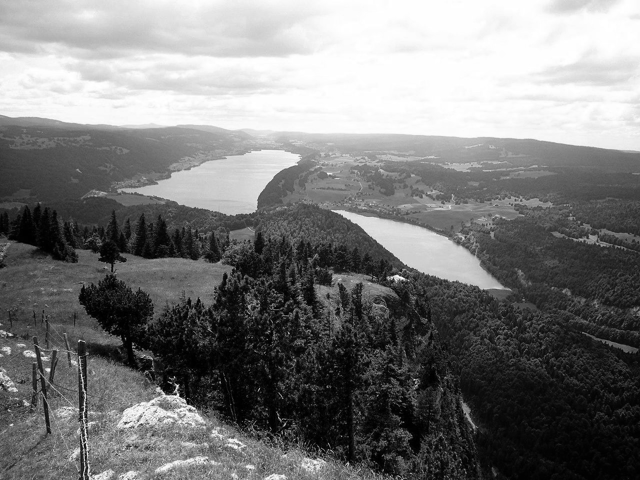
#> input picture 1_Pixel_Fourier_Lab/images/joux.tif, 640 x 480 px; the run also reads 1 picture not shown here
$ jupyter execute --allow-errors 1_Pixelwise_Operations.ipynb   (shell and % lines are left out)
#> lines starting #> are read from the running program, lines starting #| are printed output that depends on the picture
</td>
<h2 style="white-space: nowrap">Image Processing Laboratory Notebooks</h2>
<hr style="clear:both">
<p style="font-size:0.85em; margin:2px; text-align:justify">
This Juypter notebook is part of a series of computer laboratories which are designed
to teach image-processing programming; they are running on the EPFL's Noto server. They are the practical complement of the theoretical lectures of the EPFL's Master course <b>Image Processing I</b>
(<a href="https://moodle.epfl.ch/course/view.php?id=522">MICRO-511</a>) taught by Prof. M. Unser and Prof. D. Van de Ville.
</p>
<p style="font-size:0.85em; margin:2px; text-align:justify">
The project is funded by the Center for Digital Education and the School of Engineering. It is owned by the <a href="http://bigwww.epfl.ch/">Biomedical Imaging Group</a>.
The distribution or the reproduction of the notebook is strictly prohibited without the written consent of the authors.  &copy; EPFL 2022.
</p>
<p style="font-size:0.85em; margin:0px"><b>Authors</b>:
    <a href="mailto:pol.delaguilapla@epfl.ch">Pol del Aguila Pla</a>,
    <a href="mailto:kay.lachler@epfl.ch">Kay Lächler</a>,
    <a href="mailto:alejandro.nogueronaramburu@epfl.ch">Alejandro Noguerón Arámburu</a>, and
    <a href="mailto:daniel.sage@epfl.ch">Daniel Sage</a>.
</p>
<hr style="clear:both">
<h1>Lab 1.1: Pixel-wise operations</h1>
<div style="background-color:#F0F0F0;padding:4px">
    <p style="margin:4px;"><b>Released</b>: Thursday October 6, 2022</p>
    <p style="margin:4px;"><b>Submission</b>: <span style="color:red">Friday October 14, 2022</span> (before 25:59) on <a href="https://moodle.epfl.ch/course/view.php?id=522">Moodle</a></p>
    <!--number of points is sum of both parts of the lab -->
    <p style="margin:4px;"><b>Grade weight</b>: Lab 1 (16 points), 9% of the overall grade</p>
    <p style="margin:4px;"><b>Related lectures</b>: Chapters 1 and 2</p>
</div>

### Student Name:
### SCIPER:

Double-click on this cell and fill your name and SCIPER number. Then, run the cell below to verify your identity in Noto and set the seed for random results.

[cell 1]
import getpass
# This line recovers your camipro number to mark the images with your ID
uid = int(getpass.getuser().split('-')[2]) if len(getpass.getuser().split('-')) > 2 else ord(getpass.getuser()[0])
print(f'SCIPER: {uid}')

### Imports
In the next cell we import the python libraries that we will use throughout the lab, as well as the `ImageViewer` class (Python package developed specifically for these laboratories, see documentation [here](https://github.com/Biomedical-Imaging-Group/interactive-kit/wiki/Image-Viewer), or run the python command `help(viewer)` after loading the class):
* [`matplotlib.pyplot`](https://matplotlib.org), to display images,
* [`ipywidgets`](https://ipywidgets.readthedocs.io/en/latest/), to make the image display interactive, and
* [`numpy`](https://numpy.org/doc/stable/reference/), for mathematical operations on arrays.

Finally, we load the images used in this lab. Note that we will use the [OpenCV](https://opencv.org/) library for loading the images, and then we will make sure that it is of type `float64`, for higher accuracy during operations.

Run the next cell to get your notebook ready.
<div class=" alert alert-danger">

<b>Note:</b> Always run the two import cells below before starting to work on the notebook.
</div>

[cell 2]

# Configure plotting as dynamic

# Import required packages for this lab
import matplotlib.pyplot as plt
import ipywidgets as widgets
import numpy as np
import cv2 as cv
from interactive_kit import imviewer as viewer

# Loading images
joux = cv.imread("images/joux.tif", cv.IMREAD_UNCHANGED).astype('float64')
# We import module io to import tif images as slices
from skimage import io
c_elegans = io.imread("images/c-elegans.tif")

#> (a cell that did not finish here is left out)

# Pixel-wise operations (9 points)

In this laboratory you will learn the basics of pixel-wise image processing by performing simple operations that apply at pixel level. This has many practical applications such as image normalization, colorization, and just to get information of an image. However, part of the goal of this laboratory is for you to feel comfortable with the process of accessing pixels of an image. Therefore, the laboratory will be mostly in *JavaScript*, and then we will use *Python* for a few applications.

## <a id="ToC_1_Pixelwise_operations"></a>Table of contents
1. [Vignetting](#1.-Vignetting-(2-points))
    1. [Vignetting in JavaScript](#1.A.-Vignetting-in-JavaScript-(1-point)) **(1 point)**
    2. [Vignetting in Python](#1.B.-Vignetting-in-Python-(2-points)) **(2 points)**
2. [Image normalization](#2.-Image-normalization-(6-points))
    1. [Pixelwise normalization](#2.A.-Pixelwise-normalization-(4-points)) **(4 points)**
    2. [Normalization in Python](#2.B.-Normalization-in-Python-(2-points)) **(2 points)**

<div class=" alert alert-danger">

<b>Important:</b> Each cell that contains code begins with <code>%use sos</code> or <code>%use javascript</code>. This indicates if the code in this specific cell should be executed in Python or JavaScript. Do not change or remove any lines of code that begin with an <code>%</code>. They need to be on the first line of each cell!

</div>

### Visualize Images
Feel free to get familiar now with the images that you are going to use. Run the next cell and use `Next` / `Prev` to cycle through the images.

[cell 4]
# Display the hrct image to find hidden information
plt.close("all")
#> (the rest of this cell did not finish here and is left out)

# 1. Vignetting (3 points)
[Back to table of contents](#ToC_1_Pixelwise_operations)

Vignetting is the attenuation of the brightness at the border of an image, which leaves an unaffected circular region (or *hole*) in the middle of the image. It is well-known in photography as it used to be an unintended effect due to lens limitation. However, nowadays it can be considered decorative.

## 1.A. Vignetting in JavaScript (1 point)
[Back to table of contents](#ToC_1_Pixelwise_operations)

We propose here to add this effect to a picture. To this end, the input image will be multiplied by a vignetting function $v(r)$, $r$ being the normalized distance from the center of the image. It is defined as follows ($n_x$ and $n_y$ are the size of the image, $x_c$ and $y_c$ define the location of the center pixel of the image):

$$v(r)=1-\frac{\alpha}{1+e^{-k(r-\frac{h}{2})}},\;\;\text{where}\;\; r^2(x,y)=\frac{(x-x_c)^2}{n_x^2}+\frac{(y-y_c)^2}{n_y^2}$$

If you look at the function more closely, you can see that there are three parameters that allow us to tune the vignetting effect: $h$, $k$ and $\alpha$.

<div class='alert alert-success'>
    <b>Note:</b> Take a second to understand the formula. In Jupyter and using Python tools, $v(r)$ can have any value. In analog photography, it is limited to nonnegative values. What are the conditions, if any, on $h$, $k$ and $\alpha$ to fulfill this constraint?
</div>

In the cell below, <b>for 1 point</b>, complete the function <code>vignette(img, h, k, alpha)</code> that multiplies all pixels of the input image by the vignetting function. The three parameters $h$, $k$, and $\alpha$ are provided as parameters to the function.

<div class='alert alert-info'>
    <b>Hint:</b> You can use <code>Math.exp</code> as the exponential function and <code>Math.sqrt</code> as the square-root function in JavaScript. For elevating a number to a power, you could use <code>Math.pow</code>. However, for the last one you can find a much simpler operand...
</div>

#> (a cell that did not finish here is left out)

In the next cell we will perform a very basic sanity check, by applying the <code>vignette</code> function on a blank (all pixels are $255$) image and checking the minimum and maximum values of the vignetting effect. Since we use $\alpha=0.6$, the minimum value should be $(1 - 0.6) * 255 = 102$, and because we use a large $h$ as well as $k \ne 0$, the maximum value should be $255$.

Run the cell below to check that this is the case. Be aware that even if your function passes the sanity checks, this does not mean that it is correct.

#> (a cell that did not finish here is left out)

In the next cell we will visualize the vignette effect that your function produced on the blank image, which should help you to find issues if there are any.

[cell 7]

plt.close('all')
#> (the rest of this cell did not finish here and is left out)

## 1.B. Vignetting in Python (2 points)
[Back to table of contents](#ToC_1_Pixelwise_operations)

Now that you implemented the low-level version of the vignetting function, we will show you how to do it in a higher-level language like python. For this we simply define the function for $r(x, y)$ and $v(r)$ and then we can use <code>[np.fromfunction](https://numpy.org/doc/stable/reference/generated/numpy.fromfunction.html)</code> to evaluate the function over the entire image. Run the cell below to define the python version of the <code>vignette</code> function, which we will use to test your JavaScript function.

[cell 8]
# Function that applies the vignette effect on an image
def vignette(img, h, k, alpha):
    # Center pixel
#> called with h = 0.85, k = 200, alpha = 0.4
    y_c, x_c = np.array(img.shape) // 2
    # Define functions for r and v
    r_func = lambda x, y: np.sqrt((x-x_c)**2/img.shape[1]**2 + (y-y_c)**2/img.shape[0]**2)
    v_func = lambda y, x: 1 - alpha / (1 + np.exp(-k*(r_func(x, y) - (h/2))))
    # Evaluate the functions to generate v(r)
    v = np.fromfunction(v_func, img.shape)
    return img * v
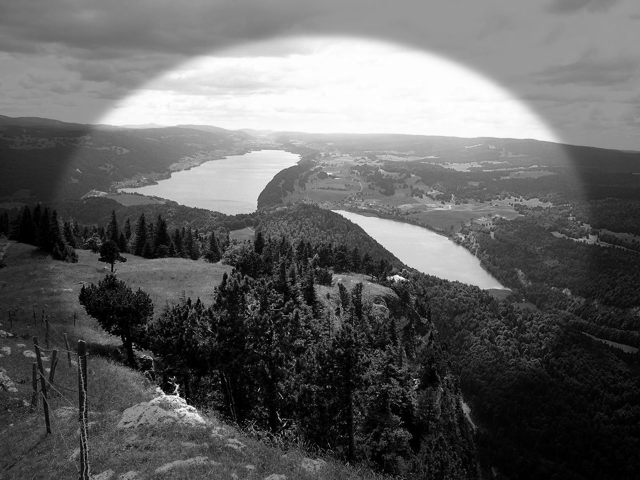
#> returned value: shape (480, 640) float64; min 0, max 255, mean 98.8

# Run the function of the joux image
joux_vignette = vignette(joux, 0.85, 200, 0.4)

Now to compare your function to the Python one, we run both functions with the same parameters on the image `joux`. Run the next two cells to run the function and display the two results.

<div class = 'alert alert-warning'>
<b>Note</b>: If your function is not correct, the <code>viewer</code> will display some regions in <b>red</b>. These regions represent the differences between the two images. Use that information to find where your implementation might have gone wrong.
</div>

#> (a cell that did not finish here is left out)

#> (a cell that did not finish here is left out)

Now it's time to get a better understanding of what effect each of the parameters of the <code>vignette</code> function has on the final result. To this end, we create an interactive widget where you can play around with the three different parameters and directly see how the image changes as you change the parameters. Run the next cell to generate the interactive viewer, click on <code>Extra Widgets</code> to get access to the sliders and button and play around with the parameters to answer the upcoming MCQs.

[cell 11]
# Define sliders and button
h_slider = widgets.FloatSlider(value=0.5, min=0, max=1, step=0.01, description='h')
k_slider = widgets.FloatSlider(value=150, min=0, max=300, step=1, description='k')
alpha_slider = widgets.FloatSlider(value=0.5, min=0, max=1, step=0.01, description=r'$\alpha$')
button = widgets.Button(description='Apply Vignette')

# Callback function that applies the vignette effect
def vignette_callback(img):
    return vignette(img, h_slider.value, k_slider.value, alpha_slider.value)

plt.close('all')
#> (the rest of this cell did not finish here and is left out)

### Multple Choice Questions

For **two points (0.5 points each)**, answer the next four multiple choice questions. Hint: Apart from experimenting with the `viewer` above, refer to [the formula](#1.A.-Vignetting-in-JavaScript-(1-point)) and understand all its parameters!

* Q1: What does the parameter $h$ control?

1. The attenuation at the border.
2. The size of the hole (circular, unaffected region).
3. The shape of the hole.
3. The slope index controlling the fading.

In the next cell, assign your choice to the variable <code>answer</code>. Then, run the cell after that one to verify that your answer is valid.

[cell 12]
# Modify the variable below to reflect your choice
answer = None
# YOUR CODE HERE

[cell 13]
# Check that the answer is in the correct range
if not answer in [1, 2, 3, 4]:
    print('WARNING!!\nPossible answers are 1, 2, 3 or 4.')

* Q2: What does the parameter $k$ control?

1. The attenuation at the border.
2. The size of the hole.
3. The shape of the hole.
4. The slope index controlling the fading.

In the next cell, assign your choice to the variable <code>answer</code>.

[cell 14]
# Modify the variable below to reflect your choice
answer = None
# YOUR CODE HERE

[cell 15]
# Check that the answer is in the correct range
if not answer in [1, 2, 3, 4]:
    print('WARNING!!\nPossible answers are 1, 2, 3 or 4.')

* Q3: What does the parameter $\alpha$ control?

1. The attenuation at the border.
2. The size of the hole.
3. The shape of the hole.
4. The slope index controlling the fading.

In the next cell, assign your choice to the variable <code>answer</code>.

[cell 16]
# Modify the variable below to reflect your choice
answer = None
# YOUR CODE HERE

[cell 17]
# Check that the answer is in the correct range
if not answer in [1, 2, 3, 4]:
    print('WARNING!!\nPossible answers are 1, 2, 3 or 4.')

* Q4: What are the range of values of $r$?

1. $[0, \pi]$.
2. $[0, \max(n_x, n_y)]$.
3. $[0, \frac{\sqrt(2)}{2}]$.

In the next cell, assign your choice to the variable <code>answer</code>.

[cell 18]
# Modify the variable below to reflect your choice
answer = None
# YOUR CODE HERE

[cell 19]
# Check that the answer is in the correct range
if not answer in [1, 2, 3]:
    print('WARNING!!\nPossible answers are 1, 2 or 3.')

# 2. Image normalization (6 points)
[Back to table of contents](#ToC_1_Pixelwise_operations)

As you will see later in this section, normalization is one of the key preprocessing steps in image processing. As such, it is important for you to know the different methods and their characteristics. In this section you will learn the main different ways to normalize an image.

## 2.A. Pixelwise normalization (4 points)
[Back to table of contents](#ToC_1_Pixelwise_operations)

**For a total of 3 points**, your assignment is to complete the three functions below (**1 point each**), which output images normalized with respect to different statistics. In particular, you have to complete:
* `makeZeroMean(img)`: Normalizes the image so that the sample mean of the pixel values is zero.
* `stretchContrast(img)`: Normalizes the image so that the minimum value is $0$ and the maximum value is $1$ (the ratio $\frac{\sigma}{range}$ should not change).
* `normalize2ndOrderStatistics(img)`: Normalizes the image so that the sample mean of the pixel values is zero and the sample standard deviation is $1$.

JS, unlike Python, **does not** have a function to calculate the mean or the standard deviation. Thus, you will need to code them yourself explicitly.
<div class="alert alert-success">

<b>Hint: </b> You can use <code>img.getMin()</code> and <code>img.getMax()</code> to get the min an max value of a JavaScript image <code>img</code>. Remember also that you can access a wide range of mathematical functions through the Math library in JS (e.g., <code>Math.sqrt()</code>). You can read more about it [here](https://developer.mozilla.org/en-US/docs/Web/JavaScript/Reference/Global_Objects/Math).
</div>

First, implement the function `makeZeroMean` in the cell below.

#> (a cell that did not finish here is left out)

Great! Now it's time to test your implementation. We will do two parallel tests in the next cell. The first one will test your method on a simple $3\times 3$ array, to test that it actually subtracts the mean from an image. The second one will apply your function to the image `joux`, to check its behaviour on a real image. If an error is thrown in any of the tests, you implementation is not yet correct. Note that in this lab we will also test the execution time of your function, to tell you if you made a mistake. In future labs you will be responsible by yourself to check that you coded an efficient solution.

#> (a cell that did not finish here is left out)

Now, implement `stretchContrast`.

#> (a cell that did not finish here is left out)

Run the next cell to run a simple sanity check. Again, we will test on a simple $3\times 3$ image and then test on `joux`.

#> (a cell that did not finish here is left out)

Finally, implement the function `normalize2ndOrderStatistics`.

#> (a cell that did not finish here is left out)

And run the next cell for a quick test again.

#> (a cell that did not finish here is left out)

In order to illustrate the relevance of image normalization, we provide a sequence of fluorescence microscopy images (see more [here](https://en.wikipedia.org/wiki/Fluorescence_microscope)) named `c_elegans`. It consists of consecutive slices of a same 3D volume. The problem is they appear increasingly darker due to photobleaching (i.e. a progressive loss of fluorescence, see [here](https://en.wikipedia.org/wiki/Photobleaching)), complicating any image analysis thereof. To tackle this issue we need to normalize the sequence; so lets get to it!

<div class = ' alert alert-success'>
<b>Hint</b>: In the next cell, you will see the original images, and a graph that shows the effect of photobleaching on the mean value of each image. Make sure you explore the images and their histogram by clicking on the <code>Prev</code> and <code>Next</code> buttons! And look at the histograms of the images.
</div>

<div class = ' alert alert-warning'>
<b>Technical Note</b>: If you have been reading carefully, you noticed that in the section <a href='#Imports'>Imports</a> we used the module <a href='https://scikit-image.org/docs/dev/api/skimage.io.html'><code>io</code></a> to load <code>c_elegans</code>. This is because <code>OpenCV</code> does not allow us to load stacks of images, it only loads the first one. This is one small example of how the knowledge of different libraries comes handy!
</div>

[cell 26]

# Show c_elegans images
plt.close("all")
viewer(list(c_elegans), normalize=False, clip_range=[0, 255], title=[f"c_elegans {ind+1}" for ind in range(12)], hist=True)
#> (this line was passed over: interactive_kit is not available in this run)
# Show decay of the mean value through time due to photobleaching
fig = plt.figure(num=f"SCIPER: {uid}",figsize=(6,4))
plt.plot([ind+1 for ind in range(12)], [np.mean(c_elegans[ind,:,:]) for ind in range(12)])
plt.xticks([ind+1 for ind in range(12)]); plt.xlabel("Image number"); plt.ylabel("Mean value");
plt.grid('both'); plt.show();
#> after `plt.grid('both')`:
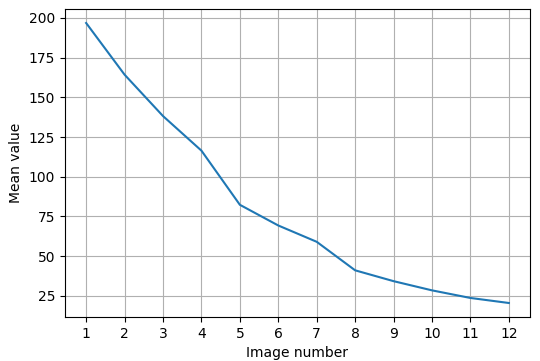
#> figure drawn by matplotlib, 1 panel; curve peaks at x = 1, y = 196.8
#> (the rest of the program and of its run is left out)
